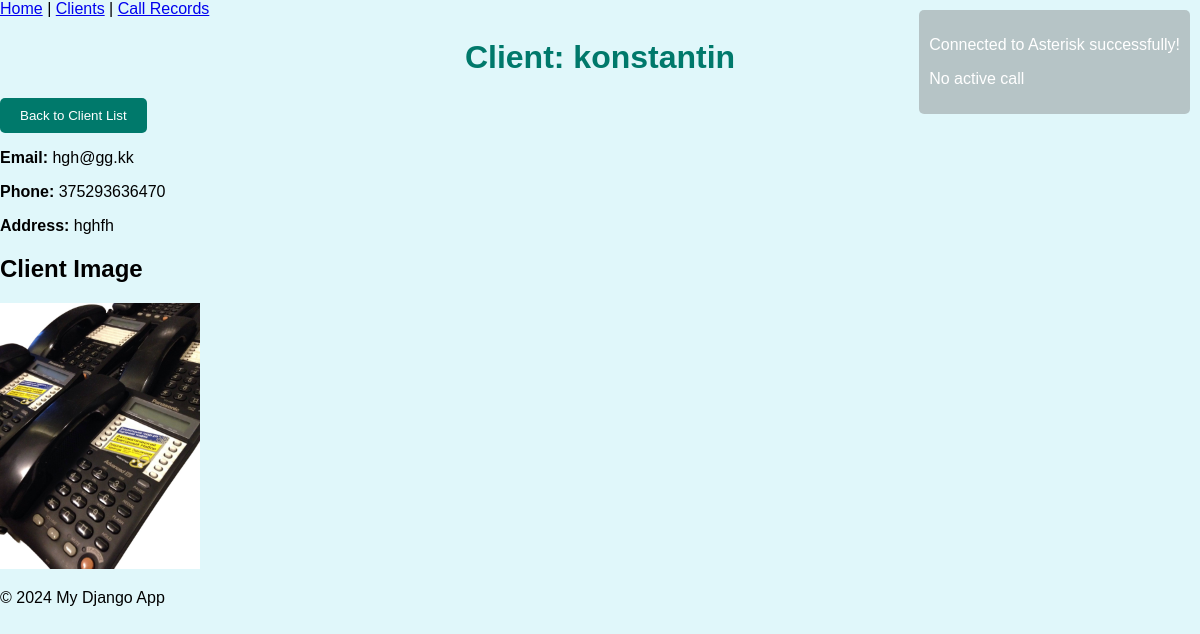
Page /client/6/ on the earlier database version.
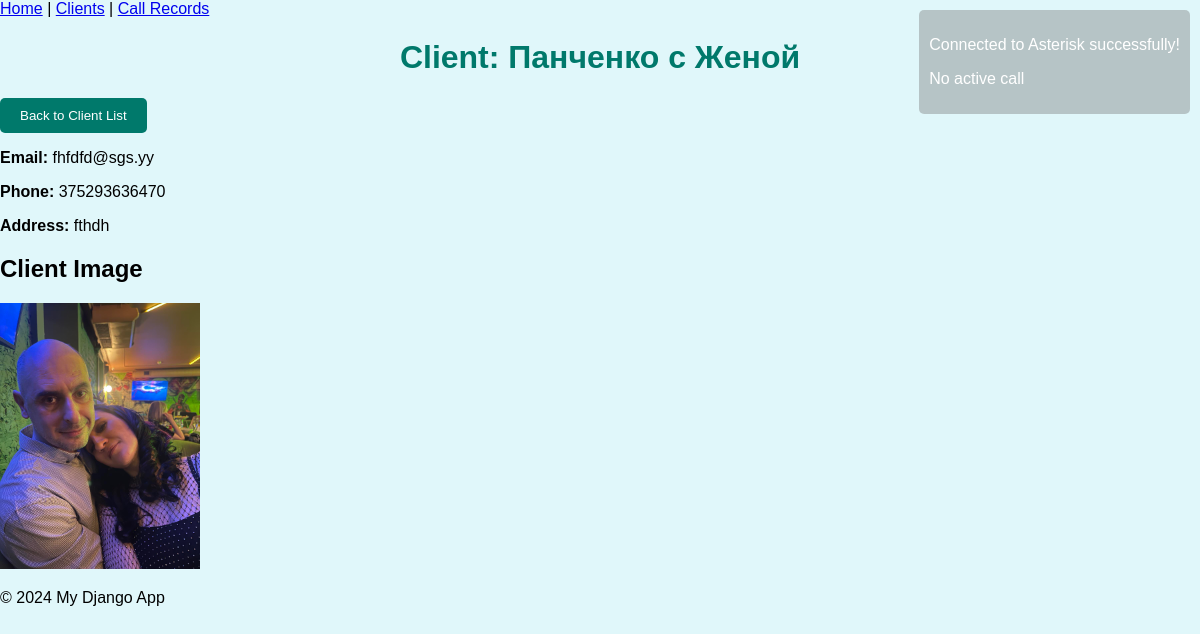
Same page on the later database version.
### configurations/models.py (models this page shows, shortened)
class Client(models.Model):
    name = models.CharField(max_length=55)
    contact_info = models.OneToOneField(ContactInfo, on_delete=models.CASCADE, null=True, blank=True)
    image = models.ImageField(upload_to='client_images/', blank=True, null=True)
    is_active = models.BooleanField(default=True)
    created_at = models.DateTimeField(default=timezone.now)
    updated_at = models.DateTimeField(auto_now=True)

class ContactInfo(models.Model):
    phone = models.CharField(max_length=20, blank=True, null=True)
    email = models.EmailField(unique=True, blank=True, null=True)
    address = models.CharField(max_length=255, blank=True, null=True)

### configurations/views.py (the view)
# urls.py: path('client/<int:pk>/', client_detail, name='client_detail'),
def client_detail(request, pk):
    is_connected = get_asterisk_connection_status()
    is_active_call = get_active_calls()
    clients = Client.objects.all()
    client = get_object_or_404(Client, pk=pk)
    context = {
        'is_connected': is_connected,
        'is_active_call': is_active_call,
        'clients': clients,
        'client': client,
    }
    return render(request, 'configurations/client_detail.html', context)

### configurations/scripts/active_calls.py (called while the page is built)
    def _execute_command(self, command):
        try:
            client = paramiko.SSHClient()
            client.set_missing_host_key_policy(paramiko.AutoAddPolicy())
            client.connect(self.host, port=self.port, username=self.username, password=self.password)
            stdin, stdout, stderr = client.exec_command(command)
            output = stdout.read().decode()
            error = stderr.read().decode()
            client.close()
            if error:
                print(f"Ошибка выполнения команды: {error}")
            return output
        except Exception as e:
            print(f"Ошибка подключения: {e}")
            return None

### configurations/scripts/asterisk_connection.py (called while the page is built, shortened)
    def connect(self):
        try:
            self.client = paramiko.SSHClient()
            self.client.set_missing_host_key_policy(paramiko.AutoAddPolicy())
            self.client.connect(self.host, port=self.port, username=self.username, password=self.password)
            print("SSH connection to Asterisk server successful!")
        except Exception as e:
            print(f"Error connecting to Asterisk: {e}")
            self.client = None

    def check_connection(self):
        return False

### configurations/templates/configurations/client_detail.html (shortened to what this page needs)
{% extends 'base.html' %}
{% load static %}
        {% block content %}
        <h1>Client: {{ client.name }}</h1>
        <button onclick="window.location.href='{% url 'client_list' %}'">Back to Client List</button>
        <p><strong>Email:</strong> {{ client.contact_info.email }}</p>
        <p><strong>Phone:</strong> {{ client.contact_info.phone }}</p>
        <p><strong>Address:</strong> {{ client.contact_info.address }}</p>
        {% if client.image %}
            <div class="client-image-container">
                <h2>Client Image</h2>
        <img src="{{ client.image.url }}" alt="{{ client.name }}" class="client-image" width="200">
            </div>
        {% else %}
        <p>No image available</p>
        {% endif %}
        {% endblock %}

Differences in the rows shown:
changed Client: name "konstantin" → "Панченко с Женой"; contact_info.email "hgh@gg.kk" → "fhfdfd@sgs.yy"; contact_info.address "hghfh" → "fthdh"; image: a different picture
